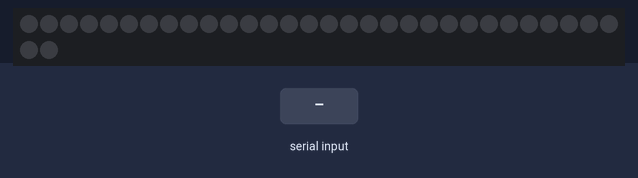
This sketch was run on a simulated Arduino Uno, built with avr-gcc and run on an emulated ATmega328P. Parts: 32 RGB LEDs in strip order, left to right, continuing on the next row. The test bench sets the inputs (shaded band).

Above: at 1.2 s.
1.3 s: byte 30 received over Serial
2.8 s: byte 90 received over Serial
At 3.4 s:
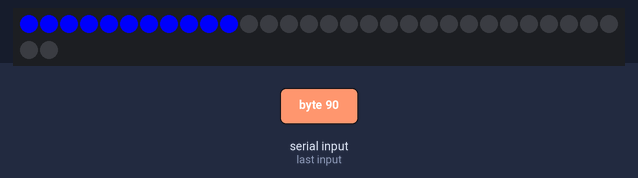
4.3 s: byte 120 received over Serial
Timing chart, 0 to 7.3 s (numbered marks = the images above; inputs shaded):
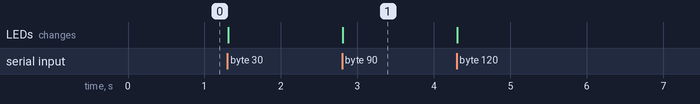

The sketch:

lightBarA.ino
```cpp
#include "LPD8806.h"
#include "SPI.h"

// Number of RGB LEDs in strand:
int nLEDs = 32;

// Chose 2 pins for output; can be any valid output pins:
int dataPin = 4;
int clockPin = 5;

// First parameter is the number of LEDs in the strand.
// Next two parameters are SPI data and clock pins:
LPD8806 strip = LPD8806(nLEDs, dataPin, clockPin);

uint32_t curColor;
uint32_t noColor;
void setup() {
// Start up the LED strip
strip.begin();
Serial.begin(9600);

curColor = strip.Color(0, 0, 120); // set to blue
noColor = strip.Color(0, 0, 0); // set to off

// Update strip to 'off'
for (int i = 0; i < nLEDs; i++) {
strip.setPixelColor(i, noColor);
}
strip.show();
}
void loop() {
if (Serial.available()) {
// read the most recent byte (which will be from 0 to 255):
byte value = Serial.read();
setLEDBar(value);
}
}
// Fill the dots progressively along the strip.
void setLEDBar(byte value) {
int barHeight = int(map(value, 0, 255, 0, nLEDs));

int i;
for (i=0; i < barHeight; i++) {
strip.setPixelColor(i, curColor);
}
for (i = barHeight; i < nLEDs; i++) {
strip.setPixelColor(i, noColor);
}

strip.show(); // update LED strip
}
```

Measured:
- after the input at 2.8 s, the LEDs: change at once (image 1)
